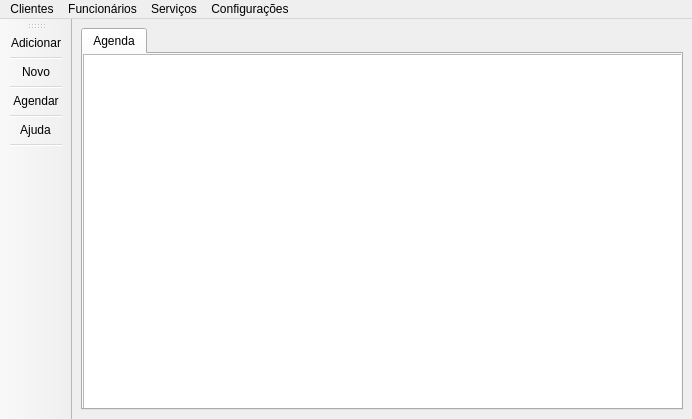
<?xml version="1.0" encoding="UTF-8"?>
<ui version="4.0">
 <class>MainWindow</class>
 <widget class="QMainWindow" name="MainWindow">
  <property name="geometry">
   <rect>
    <x>0</x>
    <y>0</y>
    <width>692</width>
    <height>419</height>
   </rect>
  </property>
  <property name="sizePolicy">
   <sizepolicy hsizetype="Minimum" vsizetype="MinimumExpanding">
    <horstretch>0</horstretch>
    <verstretch>0</verstretch>
   </sizepolicy>
  </property>
  <property name="maximumSize">
   <size>
    <width>800</width>
    <height>600</height>
   </size>
  </property>
  <property name="windowTitle">
   <string>Barber Shop Management</string>
  </property>
  <property name="windowIcon">
   <iconset resource="recursos.qrc">
    <normaloff>:/img/icones/Barbearia.png</normaloff>:/img/icones/Barbearia.png</iconset>
  </property>
  <widget class="QWidget" name="centralwidget">
   <property name="sizePolicy">
    <sizepolicy hsizetype="Ignored" vsizetype="Ignored">
     <horstretch>0</horstretch>
     <verstretch>0</verstretch>
    </sizepolicy>
   </property>
   <property name="maximumSize">
    <size>
     <width>800</width>
     <height>511</height>
    </size>
   </property>
   <layout class="QGridLayout" name="gridLayout">
    <item row="0" column="0">
     <widget class="QTabWidget" name="tabWidget">
      <property name="enabled">
       <bool>true</bool>
      </property>
      <property name="tabletTracking">
       <bool>false</bool>
      </property>
      <property name="autoFillBackground">
       <bool>false</bool>
      </property>
      <property name="tabPosition">
       <enum>QTabWidget::North</enum>
      </property>
      <property name="tabShape">
       <enum>QTabWidget::Rounded</enum>
      </property>
      <property name="currentIndex">
       <number>0</number>
      </property>
      <property name="elideMode">
       <enum>Qt::ElideNone</enum>
      </property>
      <property name="documentMode">
       <bool>false</bool>
      </property>
      <property name="tabsClosable">
       <bool>false</bool>
      </property>
      <property name="movable">
       <bool>false</bool>
      </property>
      <property name="tabBarAutoHide">
       <bool>false</bool>
      </property>
      <widget class="QWidget" name="tab_14">
       <attribute name="title">
        <string>Agenda</string>
       </attribute>
       <widget class="QTableWidget" name="tbwServicos">
        <property name="geometry">
         <rect>
          <x>0</x>
          <y>0</y>
          <width>621</width>
          <height>361</height>
         </rect>
        </property>
       </widget>
      </widget>
     </widget>
    </item>
   </layout>
  </widget>
  <widget class="QMenuBar" name="menubar">
   <property name="geometry">
    <rect>
     <x>0</x>
     <y>0</y>
     <width>692</width>
     <height>21</height>
    </rect>
   </property>
   <widget class="QMenu" name="menuClientes">
    <property name="title">
     <string>Clientes</string>
    </property>
    <addaction name="separator"/>
    <addaction name="separator"/>
    <addaction name="adicionarCliente"/>
    <addaction name="buscarCliente"/>
   </widget>
   <widget class="QMenu" name="menuFuncion_rios">
    <property name="title">
     <string>Funcionários</string>
    </property>
    <addaction name="novoFuncionario"/>
    <addaction name="excluirFuncionario"/>
   </widget>
   <widget class="QMenu" name="menuServi_os">
    <property name="title">
     <string>Serviços</string>
    </property>
    <addaction name="adicionarServico"/>
   </widget>
   <widget class="QMenu" name="menuConfigura_es">
    <property name="title">
     <string>Configurações</string>
    </property>
    <addaction name="actionAtualizar"/>
    <addaction name="actionAjuda"/>
   </widget>
   <addaction name="menuClientes"/>
   <addaction name="menuFuncion_rios"/>
   <addaction name="menuServi_os"/>
   <addaction name="menuConfigura_es"/>
  </widget>
  <widget class="QToolBar" name="toolBar">
   <property name="sizePolicy">
    <sizepolicy hsizetype="Fixed" vsizetype="Preferred">
     <horstretch>0</horstretch>
     <verstretch>0</verstretch>
    </sizepolicy>
   </property>
   <property name="windowTitle">
    <string>toolBar</string>
   </property>
   <property name="iconSize">
    <size>
     <width>32</width>
     <height>32</height>
    </size>
   </property>
   <attribute name="toolBarArea">
    <enum>LeftToolBarArea</enum>
   </attribute>
   <attribute name="toolBarBreak">
    <bool>false</bool>
   </attribute>
   <addaction name="adicionarCliente"/>
   <addaction name="separator"/>
   <addaction name="novoFuncionario"/>
   <addaction name="separator"/>
   <addaction name="adicionarServico"/>
   <addaction name="separator"/>
   <addaction name="actionAjuda"/>
   <addaction name="separator"/>
  </widget>
  <action name="adicionarCliente">
   <property name="icon">
    <iconset resource="recursos.qrc">
     <normaloff>:/img/icones/cliente.png</normaloff>:/img/icones/cliente.png</iconset>
   </property>
   <property name="text">
    <string>Adicionar</string>
   </property>
   <property name="toolTip">
    <string>Adicionar novo cliente</string>
   </property>
  </action>
  <action name="buscarCliente">
   <property name="icon">
    <iconset resource="recursos.qrc">
     <normaloff>:/img/icones/cliente.png</normaloff>:/img/icones/cliente.png</iconset>
   </property>
   <property name="text">
    <string>Buscar</string>
   </property>
   <property name="toolTip">
    <string>Buscar por um cliente</string>
   </property>
  </action>
  <action name="novoFuncionario">
   <property name="icon">
    <iconset resource="recursos.qrc">
     <normaloff>:/img/icones/barbeiro.png</normaloff>:/img/icones/barbeiro.png</iconset>
   </property>
   <property name="text">
    <string>Novo</string>
   </property>
   <property name="toolTip">
    <string>Adicionar um novo funcionário</string>
   </property>
  </action>
  <action name="excluirFuncionario">
   <property name="icon">
    <iconset resource="recursos.qrc">
     <normaloff>:/img/icones/barbeiro.png</normaloff>:/img/icones/barbeiro.png</iconset>
   </property>
   <property name="text">
    <string>Editar</string>
   </property>
   <property name="toolTip">
    <string>Deletar um funcionário</string>
   </property>
  </action>
  <action name="adicionarServico">
   <property name="icon">
    <iconset resource="recursos.qrc">
     <normaloff>:/img/icones/maquina.png</normaloff>:/img/icones/maquina.png</iconset>
   </property>
   <property name="text">
    <string>Agendar</string>
   </property>
   <property name="toolTip">
    <string>Agendar serviço</string>
   </property>
  </action>
  <action name="listarServicos">
   <property name="icon">
    <iconset resource="recursos.qrc">
     <normaloff>:/img/icones/maquina.png</normaloff>:/img/icones/maquina.png</iconset>
   </property>
   <property name="text">
    <string>Listar</string>
   </property>
   <property name="toolTip">
    <string>Listar todos serviços</string>
   </property>
  </action>
  <action name="actionAtualizar">
   <property name="icon">
    <iconset resource="recursos.qrc">
     <normaloff>:/img/icones/Atualizar.png</normaloff>:/img/icones/Atualizar.png</iconset>
   </property>
   <property name="text">
    <string>Atualizar agenda</string>
   </property>
  </action>
  <action name="actionAjuda">
   <property name="icon">
    <iconset resource="recursos.qrc">
     <normaloff>:/img/icones/help.png</normaloff>:/img/icones/help.png</iconset>
   </property>
   <property name="text">
    <string>Ajuda</string>
   </property>
  </action>
 </widget>
 <resources>
  <include location="recursos.qrc"/>
 </resources>
 <connections/>
</ui>
